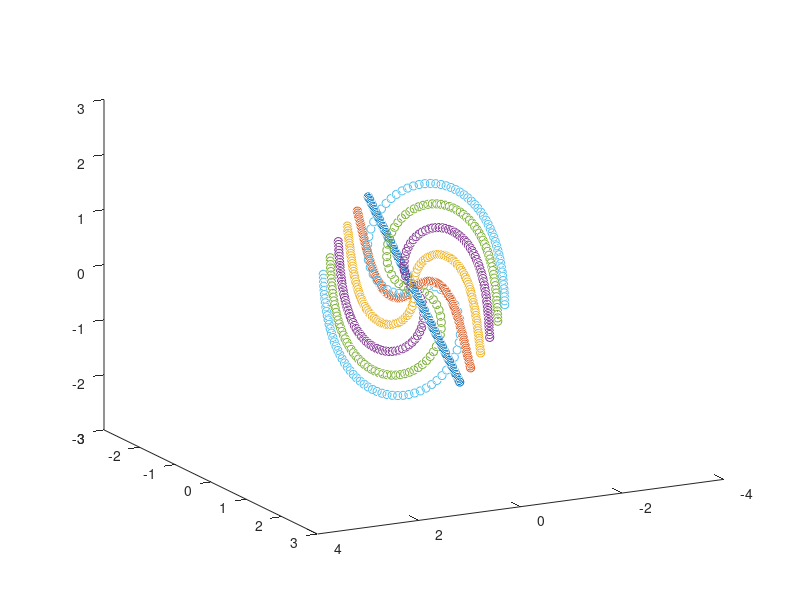

Recreate this plot in MATLAB.
clear all; close all; clc;
%create some points
x = -3:.05:3;
y = [x; x; x];

%w = -pi:.1:pi;
%y = [cos(w)+.1; sin(w)+.1];

a = 1/sqrt(3);
b = 1/sqrt(3);
c = 1/sqrt(6);
d = 1/sqrt(6);

Theta = [a^2+b^2-c^2-d^2 2*b*c-2*a*d 2*b*d+2*a*c; 2*b*c+2*a*d a^2-b^2+c^2-d^2  2*c*d-2*a*b; 2*b*d-2*a*c 2*c*d+2*a*b a^2-b^2-c^2+d^2];

    

f = @(t) exp(-.5*norm(t));
%f = @(t) norm(t);
%f = @(t) 1./(1+norm(t));
%S = @(x) Theta'*[1 0 0; 0 cos(f(x)) sin(f(x)); 0 -sin(f(x)) cos(f(x))]*Theta*x;
S = @(x) [1 0 0; 0 cos(f(x)) sin(f(x)); 0 -sin(f(x)) cos(f(x))]*x;
%S2 = @(x) [cos(f2(x)) sin(f2(x)) 0; -sin(f2(x)) cos(f2(x)) 0; 0 0 1]*x;
for i=1:length(y)
    t(:,i) = S(y(:,i));
end
for i=1:length(y)
    t2(:,i) = S(t(:,i));
end
for i=1:length(y)
    t3(:,i) = S(t2(:,i));
end
for i=1:length(y)
    t4(:,i) = S(t3(:,i));
end
for i=1:length(y)
    t5(:,i) = S(t4(:,i));
end
% figure;
% plot3(y(1,:),y(2,:),y(3,:),'o',t(1,:),t(2,:),t(3,:),'o');
% legend('Data','Twisted')
figure;
plot3(y(1,:),y(2,:),y(3,:),'o',t(1,:),t(2,:),t(3,:),'o',t2(1,:),t2(2,:),t2(3,:),'o',t3(1,:),t3(2,:),t3(3,:),'o',t4(1,:),t4(2,:),t4(3,:),'o',t5(1,:),t5(2,:),t5(3,:),'o');
%legend('Data','1 Twist','2 Twist');
view(-62.3, -19.6)
%{
figure;
plot3(y(1,:),y(2,:),y(3,:),'o');
view(-62.3, -19.6)
saveas(gcf,'3DTwist_0.png');
figure;
plot3(t(1,:),t(2,:),t(3,:),'o');
view(-62.3, -19.6)
saveas(gcf,'3DTwist_1.png');
figure;
plot3(t2(1,:),t2(2,:),t2(3,:),'o');
view(-62.3, -19.6)
saveas(gcf,'3DTwist_2.png');
figure;
plot3(t3(1,:),t3(2,:),t3(3,:),'o');
view(-62.3, -19.6)
saveas(gcf,'3DTwist_3.png');
figure;
plot3(t4(1,:),t4(2,:),t4(3,:),'o');
view(-62.3, -19.6)
saveas(gcf,'3DTwist_4.png');
figure;
plot3(t5(1,:),t5(2,:),t5(3,:),'o');
view(-62.3, -19.6)
saveas(gcf,'3DTwist_5.png');
%}